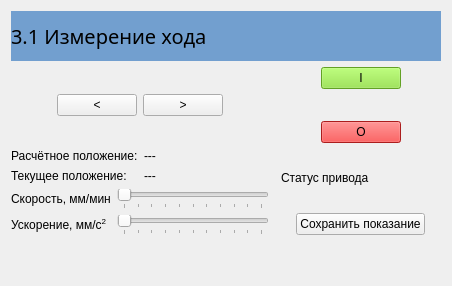
      <widget class="QWidget" name="page31">
       <layout class="QGridLayout" name="gridLayout_8">
        <item row="1" column="0">
         <layout class="QHBoxLayout" name="horizontalLayout_12">
          <item>
           <spacer name="horizontalSpacer">
            <property name="orientation">
             <enum>Qt::Horizontal</enum>
            </property>
            <property name="sizeHint" stdset="0">
             <size>
              <width>40</width>
              <height>20</height>
             </size>
            </property>
           </spacer>
          </item>
          <item>
           <widget class="LED" name="ledSw1_31">
            <property name="sizePolicy">
             <sizepolicy hsizetype="Preferred" vsizetype="Preferred">
              <horstretch>0</horstretch>
              <verstretch>0</verstretch>
             </sizepolicy>
            </property>
            <property name="diameter">
             <number>20</number>
            </property>
           </widget>
          </item>
          <item>
           <widget class="PushButton" name="btnJog_Minus31">
            <property name="text">
             <string>&lt;</string>
            </property>
           </widget>
          </item>
          <item>
           <widget class="PushButton" name="btnJog_Plus31">
            <property name="text">
             <string>&gt;</string>
            </property>
           </widget>
          </item>
          <item>
           <widget class="LED" name="ledSw2_31">
            <property name="sizePolicy">
             <sizepolicy hsizetype="Preferred" vsizetype="Preferred">
              <horstretch>0</horstretch>
              <verstretch>0</verstretch>
             </sizepolicy>
            </property>
            <property name="diameter">
             <number>20</number>
            </property>
           </widget>
          </item>
          <item>
           <spacer name="horizontalSpacer_2">
            <property name="orientation">
             <enum>Qt::Horizontal</enum>
            </property>
            <property name="sizeHint" stdset="0">
             <size>
              <width>40</width>
              <height>20</height>
             </size>
            </property>
           </spacer>
          </item>
         </layout>
        </item>
        <item row="1" column="2">
         <layout class="QGridLayout" name="gridLayout_40">
          <item row="1" column="0">
           <spacer name="horizontalSpacer_22">
            <property name="orientation">
             <enum>Qt::Horizontal</enum>
            </property>
            <property name="sizeHint" stdset="0">
             <size>
              <width>40</width>
              <height>20</height>
             </size>
            </property>
           </spacer>
          </item>
          <item row="0" column="1">
           <widget class="PushButton" name="btnOn31">
            <property name="styleSheet">
             <string notr="true">background-color: rgb(138, 226, 52);</string>
            </property>
            <property name="text">
             <string>I</string>
            </property>
            <property name="indicator_HAL_pin_option" stdset="0">
             <bool>false</bool>
            </property>
           </widget>
          </item>
          <item row="2" column="1">
           <widget class="PushButton" name="btnOff31">
            <property name="styleSheet">
             <string notr="true">background-color: rgb(239, 41, 41);</string>
            </property>
            <property name="text">
             <string>O</string>
            </property>
           </widget>
          </item>
          <item row="1" column="1">
           <widget class="LED" name="ledOn31">
            <property name="diameter">
             <number>20</number>
            </property>
            <property name="color">
             <color>
              <red>252</red>
              <green>233</green>
              <blue>79</blue>
             </color>
            </property>
            <property name="off_color" stdset="0">
             <color>
              <red>252</red>
              <green>233</green>
              <blue>79</blue>
             </color>
            </property>
           </widget>
          </item>
          <item row="1" column="2">
           <spacer name="horizontalSpacer_23">
            <property name="orientation">
             <enum>Qt::Horizontal</enum>
            </property>
            <property name="sizeHint" stdset="0">
             <size>
              <width>40</width>
              <height>20</height>
             </size>
            </property>
           </spacer>
          </item>
         </layout>
        </item>
        <item row="3" column="0">
         <layout class="QGridLayout" name="gridLayout_10">
          <item row="1" column="1">
           <widget class="Slider" name="sldAcceleration31">
            <property name="maximum">
             <number>100</number>
            </property>
            <property name="orientation">
             <enum>Qt::Horizontal</enum>
            </property>
            <property name="tickPosition">
             <enum>QSlider::TicksBelow</enum>
            </property>
           </widget>
          </item>
          <item row="0" column="1">
           <widget class="Slider" name="sldVelocity31">
            <property name="maximum">
             <number>100</number>
            </property>
            <property name="orientation">
             <enum>Qt::Horizontal</enum>
            </property>
            <property name="tickPosition">
             <enum>QSlider::TicksBelow</enum>
            </property>
           </widget>
          </item>
          <item row="0" column="0">
           <widget class="QLabel" name="label_53">
            <property name="text">
             <string>Скорость, мм/мин</string>
            </property>
           </widget>
          </item>
          <item row="1" column="0">
           <widget class="QLabel" name="label_54">
            <property name="text">
             <string>Ускорение, мм/с&lt;sup&gt;2&lt;/sup&gt;</string>
            </property>
           </widget>
          </item>
         </layout>
        </item>
        <item row="0" column="0" colspan="3">
         <widget class="QLabel" name="label_134">
          <property name="minimumSize">
           <size>
            <width>0</width>
            <height>50</height>
           </size>
          </property>
          <property name="maximumSize">
           <size>
            <width>16777215</width>
            <height>50</height>
           </size>
          </property>
          <property name="styleSheet">
           <string notr="true">background-color: rgb(114, 159, 207);
font: 15pt bold;</string>
          </property>
          <property name="text">
           <string>3.1 Измерение хода</string>
          </property>
         </widget>
        </item>
        <item row="2" column="0">
         <layout class="QGridLayout" name="gridLayout_9" columnstretch="0,0">
          <item row="0" column="0">
           <widget class="QLabel" name="label_50">
            <property name="text">
             <string>Расчётное положение:</string>
            </property>
           </widget>
          </item>
          <item row="1" column="0">
           <widget class="QLabel" name="label_51">
            <property name="text">
             <string>Текущее положение:</string>
            </property>
           </widget>
          </item>
          <item row="1" column="1">
           <widget class="QLabel" name="lblPosition_Actual31">
            <property name="text">
             <string>---</string>
            </property>
           </widget>
          </item>
          <item row="0" column="1">
           <widget class="QLabel" name="lblPosition31">
            <property name="text">
             <string>---</string>
            </property>
           </widget>
          </item>
         </layout>
        </item>
        <item row="2" column="2" rowspan="2">
         <layout class="QGridLayout" name="gridLayout_11">
          <item row="1" column="0" colspan="2" alignment="Qt::AlignHCenter">
           <widget class="QPushButton" name="btnSave31">
            <property name="text">
             <string>Сохранить показание</string>
            </property>
           </widget>
          </item>
          <item row="0" column="0">
           <widget class="QLabel" name="label_52">
            <property name="text">
             <string>Статус привода</string>
            </property>
           </widget>
          </item>
          <item row="0" column="1">
           <widget class="LED" name="ledPos_Alarm31"/>
          </item>
         </layout>
        </item>
        <item row="4" column="0">
         <spacer name="verticalSpacer_8">
          <property name="orientation">
           <enum>Qt::Vertical</enum>
          </property>
          <property name="sizeHint" stdset="0">
           <size>
            <width>20</width>
            <height>40</height>
           </size>
          </property>
         </spacer>
        </item>
       </layout>
      </widget>
